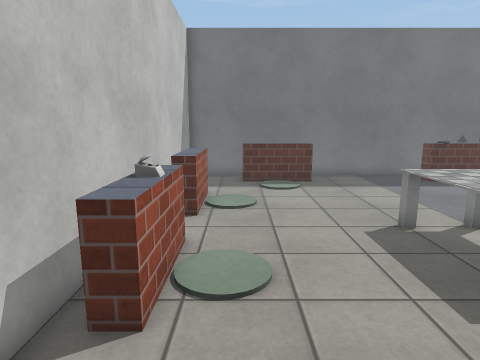
view 1 (above)

14 first-person views from a walk through a scene from a Unity 3-D project. The camera is 1.5 m above the floor, tilts 10° down and sees 75° across. The floor is counted in squares, 0.5 m on a side. Each view is taken from the middle of a square. On the plan, view 1 faces up. The plan holds only what a view shows up to about 20 squares ahead; the rest is blank. The player is left out. Surface patterns are stand-ins for the level's own textures.

view 2
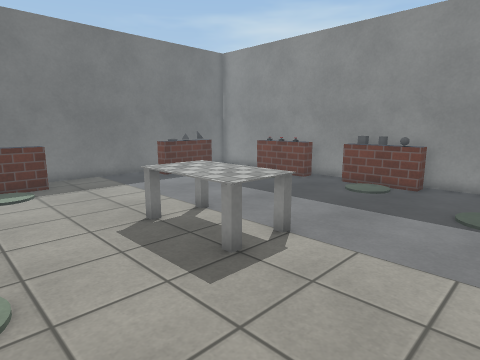

view 3
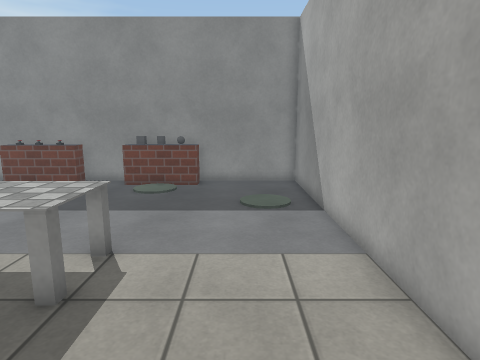

view 4
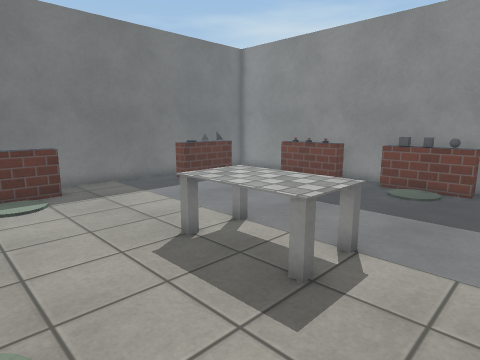

view 5
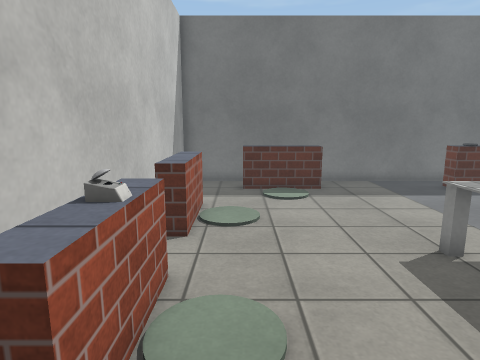

view 6
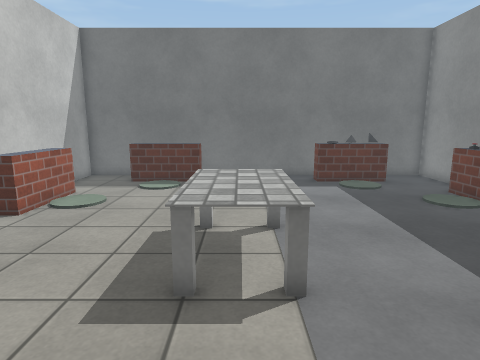

view 7
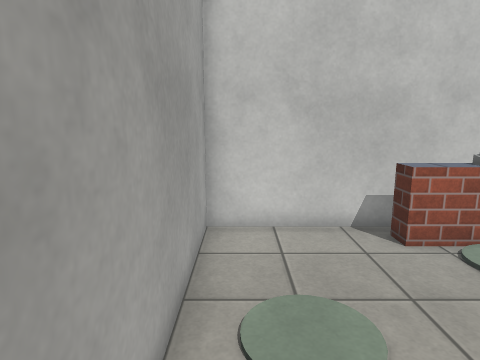

view 8
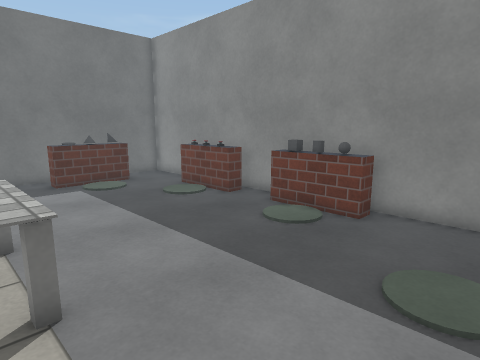

view 9
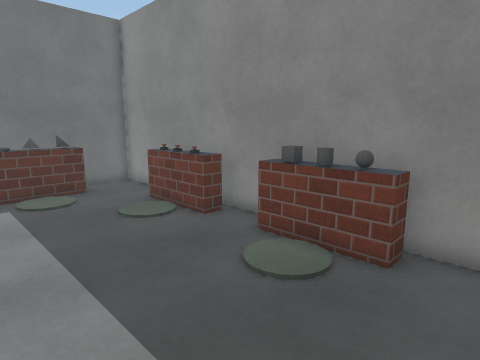

view 10
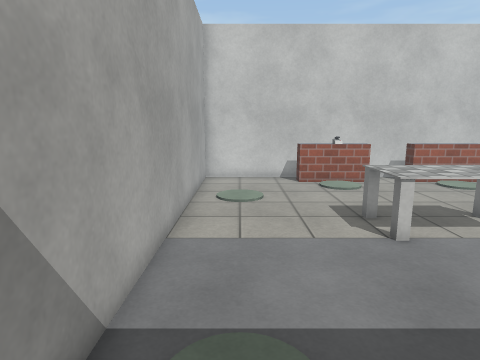

view 11
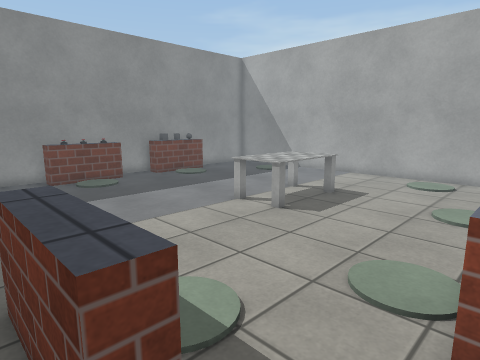

view 12
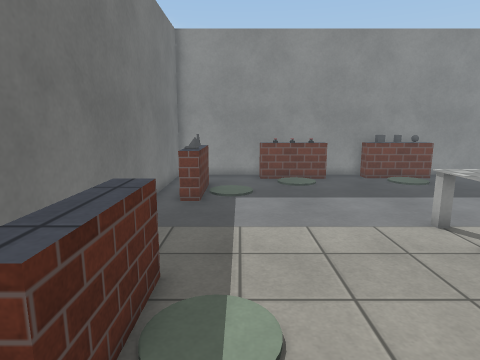

view 13
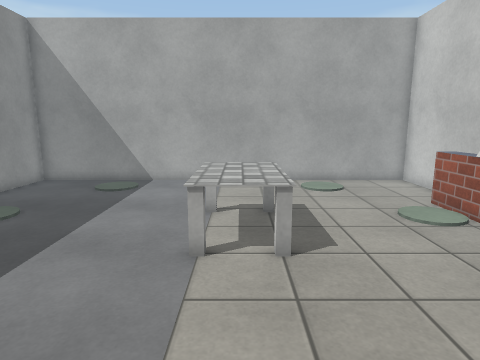

view 14
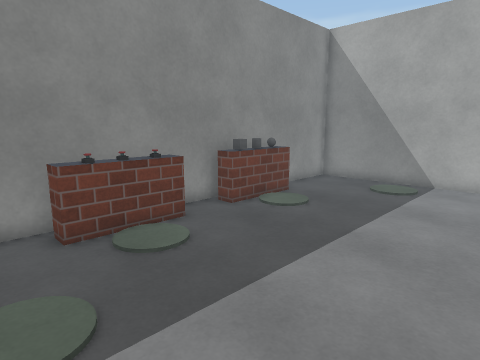

### Floor plan
Key: @ floor where view 1 was taken; # wall or solid block; . floor; = window, fence, low wall or low ledge; ^ raised ledge; T table; O other object.
Columns run from 3 left of view 1 to 17 right of it. Each row starts with its distance up from view 1.
 19 #####################
 18 #...  ..............#
 17 #..^^^^^.....=###=..#
 16 #.............   ...#
 15 #.............. ....#
 14 #^.................^#
 13 #^................=O#
 12 #^................=O#
 11 #^................=O#
 10 #^.................^#
  9 #.......TTT.........#
  8 #^......TTT........^#
  7 #^=.....TTT....... ##
  6 #O=.....TTT....... ^#
  5 #^......TTT....... ^#
  4 #^.................^#
  3 #...................#
  2 #...................#
  1 #...................#
  0 #..@................#
 -1 #####################

Where each view was taken, in squares from view 1:
view 1: 0 up, 0 right, facing up
view 2: 0 up, 0 right, facing up-right
view 3: 2 up, 0 right, facing right
view 4: 2 up, 0 right, facing up-right
view 5: 2 up, 0 right, facing up
view 6: 0 up, 6 right, facing up
view 7: 0 up, 6 right, facing left
view 8: 0 up, 6 right, facing up-right
view 9: 2 up, 9 right, facing up-right
view 10: 1 up, 15 right, facing left
view 11: 18 up, 2 left, facing down-right
view 12: 15 up, 2 left, facing right
view 13: 16 up, 6 right, facing down
view 14: 16 up, 7 right, facing down-right
